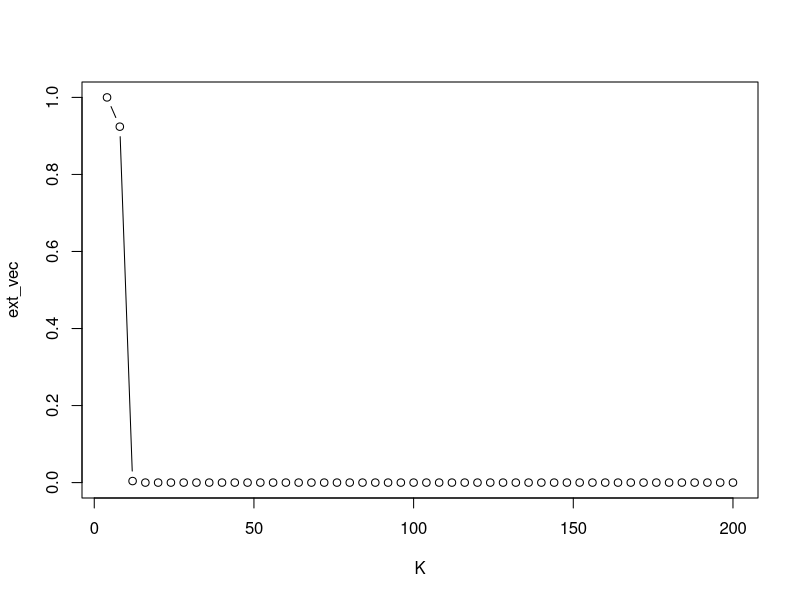

R code for this plot:
# script to simulate population size
#parameters

r0 <- 1.004 #from model
K <- seq(4, 200, by=4) #
sigma <- 0.3445

#simulation
years <- 100
num_sim <- 1000
ext_vec <- rep(0,length(K))
for (Ki in 1:length(K)){
  M <- matrix(0, years, num_sim)
  M[1,] <- 35 # initial population
  
  ext_num <- 0
  for (c in 1 : num_sim) {
    
    for (r in 2 : years) {
      M[r,c] <- M[r-1,c]*exp(r0*(1-M[r-1,c]/K[Ki]) + sigma * rnorm(1))
      if (M[r,c] < 2) {
        ext_num <- ext_num + 1;
        break;
      }             
    }
  }
  ext_risk <- ext_num/num_sim
  
  #plot(M[,1], type='b', xlim=c(0,years),ylim=c(0, max(K * 2 , M[1,1])))
  plotsMax <- 20
  #for(i in 2 : plotsMax) {
   # points(M[,i], col = i, type='b')
  #}
  ext_vec[Ki] <- ext_risk
}
plot(ext_vec~K, type='b')
